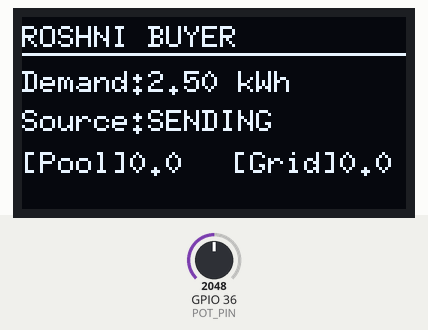
A sketch run on a simulated ESP32. Shown: 128×64 one-colour display. Inputs (shaded band) come from the test bench; at power-on: GPIO 36 (POT_PIN) = 2048 (analog values on the 0–4095 scale). WiFi joins after 1.5 s; servers stay silent unless stated; uploads are accepted with an empty reply; what the sketch prints to the serial monitor is not drawn.

Above: at 3.7 s.
3.8 s: GPIO 36 (POT_PIN) set to 2866
At 5.31 s:
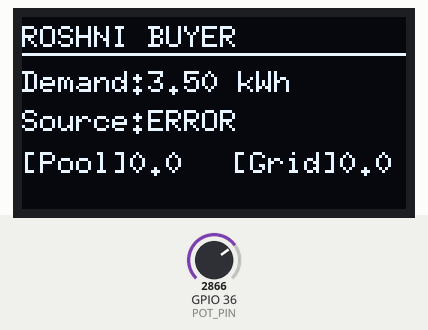
6.8 s: GPIO 36 (POT_PIN) set to 3603
At 7.6 s:
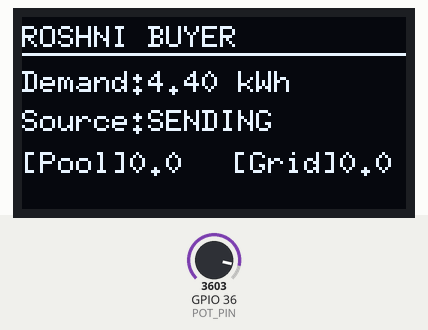
8.5 s: GPIO 36 (POT_PIN) set to 4095
At 10.0 s:
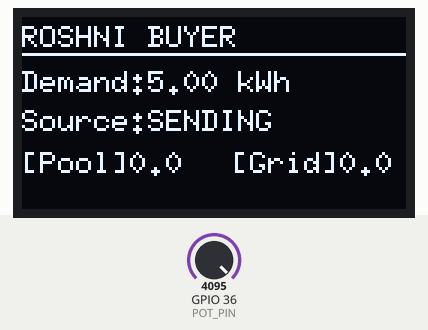
Timing chart, 0 to 11.5 s (numbered marks = the images above; inputs shaded):
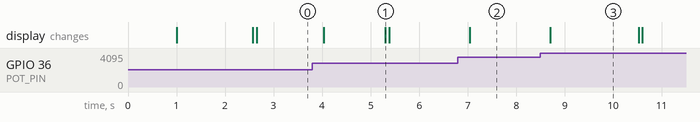

Measured:
- after the input at 3.8 s, the display: first changes after 0.23 s (image 1 shows a later state)
- after the input at 6.8 s, the display: changes after 0.24 s (image 2)
- after the input at 8.5 s, the display: changes after 0.20 s (image 3)
- what the display in image 3 shows lasts 1.8 s, from 8.7 s to 10.5 s

The sketch:

buyer_esp32.ino
```cpp
#include <WiFi.h>
#include <HTTPClient.h>
#include <ArduinoJson.h>
#include <Wire.h>
#include <U8g2lib.h>

// -------- OLED (SSD1306 I2C) --------
U8G2_SH1106_128X64_NONAME_F_HW_I2C u8g2(U8G2_R0, U8X8_PIN_NONE);

// -------- WIFI --------
const char* ssid = "test1";
const char* password = "12345678";

// -------- BACKEND --------
const char* backendUrl = "https://roshni-backend-o7al.onrender.com/api/iot/demand";

// -------- DEVICE --------
const char* house_id = "HOUSE_FDR12_002";
const char* device_id = "NodeMCU_002_Buyer";

// -------- PINS --------
const int POT_PIN = A0;   // Analog pin for potentiometer (generates demand)

// -------- TIMER --------
unsigned long lastUpdate = 0;
int updateInterval = 5000;   // Send every 5 seconds

// -------- AUTH --------
const char* auth_token = "iot_secret_token_12345";


// -------- WIFI CONNECTION --------
void connectWiFi()
{
  Serial.println("[*] Connecting to WiFi...");
  WiFi.begin(ssid, password);

  int attempts = 0;
  while (WiFi.status() != WL_CONNECTED && attempts < 20)
  {
    delay(500);
    Serial.print(".");
    attempts++;
  }

  if (WiFi.status() == WL_CONNECTED) {
    Serial.println("\n[OK] WiFi Connected!");
    Serial.print("    IP: ");
    Serial.println(WiFi.localIP());
  } else {
    Serial.println("\n[ERROR] Failed to connect to WiFi!");
  }
}


// -------- OLED DISPLAY --------
void updateDisplay(String source, float demand_kwh, float pool_kwh, float grid_kwh)
{
  u8g2.clearBuffer();

  u8g2.setFont(u8g2_font_6x10_tr);
  u8g2.drawStr(0, 10, "ROSHNI BUYER");
  u8g2.drawLine(0, 12, 128, 12);

  // Current demand from potentiometer
  u8g2.setCursor(0, 25);
  u8g2.print("Demand:");
  u8g2.print(demand_kwh, 2);
  u8g2.print(" kWh");

  // Allocation source
  u8g2.setCursor(0, 38);
  u8g2.print("Source:");
  u8g2.print(source);

  // Pool and Grid breakdown
  u8g2.setCursor(0, 52);
  u8g2.print("[Pool]");
  u8g2.print(pool_kwh, 1);
  u8g2.print(" ");

  u8g2.setCursor(70, 52);
  u8g2.print("[Grid]");
  u8g2.print(grid_kwh, 1);

  u8g2.sendBuffer();
}


// -------- SETUP --------
void setup()
{
  Serial.begin(115200);
  delay(1000);

  Serial.println("\n========================================");
  Serial.println("ROSHNI BUYER IoT (Demand Generation)");
  Serial.println("========================================");

  // Initialize I2C and OLED
  Wire.begin(21, 22);  // SDA=21, SCL=22 for NodeMCU-32S
  u8g2.begin();

  // Initialize ADC
  analogReadResolution(12);
  analogSetAttenuation(ADC_11db);

  pinMode(POT_PIN, INPUT);

  Serial.print("[*] Device ID: ");
  Serial.println(device_id);
  Serial.print("[*] House ID: ");
  Serial.println(house_id);
  Serial.print("[*] Backend URL: ");
  Serial.println(backendUrl);

  connectWiFi();

  // Initial display
  updateDisplay("ADJUST", 0, 0, 0);
}


// -------- LOOP --------
void loop()
{
  // ✅ READ POTENTIOMETER WITH MULTIPLE SAMPLES FOR STABILITY
  int total = 0;
  for (int i = 0; i < 10; i++)
  {
    total += analogRead(POT_PIN);
    delay(5);
  }
  int potValue = total / 10;

  // Convert to demand in kWh (0-5.0 kWh map from 0-4095)
  float demand_kwh = (potValue / 4095.0) * 5.0;

  Serial.print("[*] Pot: ");
  Serial.print(potValue);
  Serial.print(" -> Demand: ");
  Serial.print(demand_kwh, 2);
  Serial.println(" kWh");

  // Update OLED with current reading
  updateDisplay("SENDING", demand_kwh, 0, 0);

  delay(200);

  // -------- SEND TO BACKEND EVERY 5 SECONDS --------
  if (WiFi.status() != WL_CONNECTED) {
    connectWiFi();
  }

  if (millis() - lastUpdate > updateInterval)
  {
    lastUpdate = millis();

    Serial.println("\n==== SENDING DEMAND TO BACKEND ====");

    WiFiClient client;
    HTTPClient http;

    http.begin(client, backendUrl);
    http.addHeader("Content-Type", "application/json");

    // Create JSON payload
    StaticJsonDocument<200> doc;
    doc["auth_token"] = auth_token;
    doc["house_id"] = house_id;
    doc["device_id"] = device_id;
    doc["demand_kwh"] = demand_kwh;

    String payload;
    serializeJson(doc, payload);

    Serial.print("[*] Payload: ");
    Serial.println(payload);

    int httpCode = http.POST(payload);

    if (httpCode > 0)
    {
      String response = http.getString();
      Serial.print("[OK] Response Code: ");
      Serial.println(httpCode);
      Serial.print("[*] Body: ");
      Serial.println(response);

      // Parse response
      StaticJsonDocument<300> resDoc;
      DeserializationError error = deserializeJson(resDoc, response);

      if (!error && resDoc["status"] == "matched")
      {
        float pool = resDoc["allocated_kwh"] | 0;
        float grid = resDoc["grid_required_kwh"] | 0;

        String source;
        if (grid == 0 && pool > 0)
          source = "POOL";
        else if (pool > 0 && grid > 0)
          source = "HYBRID";
        else
          source = "GRID";

        Serial.print("[OK] Allocation: Pool=");
        Serial.print(pool, 2);
        Serial.print(" Grid=");
        Serial.print(grid, 2);
        Serial.print(" Source=");
        Serial.println(source);

        updateDisplay(source, demand_kwh, pool, grid);
      }
      else
      {
        Serial.println("[ERROR] Failed to parse response!");
        updateDisplay("ERROR", demand_kwh, 0, 0);
      }
    }
    else
    {
      Serial.print("[ERROR] HTTP Error: ");
      Serial.println(httpCode);
      updateDisplay("ERROR", demand_kwh, 0, 0);
    }

    http.end();
  }
}
```
